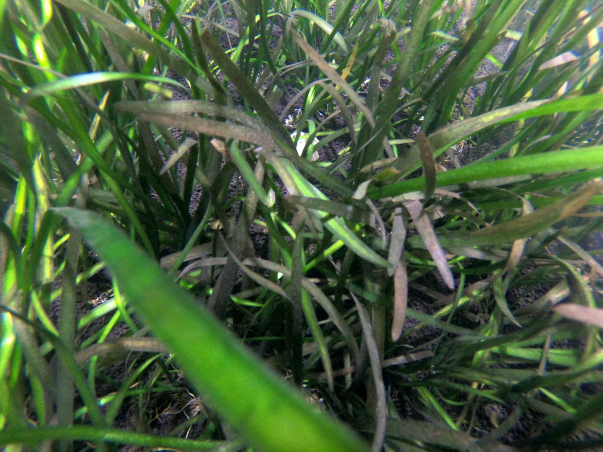
#> input picture pipline/examples/TestBillede.png, 1205 x 904 px (shown at 1/2 size)
$ python new_test_inresev.py
#> lines starting #> are read from the running program, lines starting #| are printed output that depends on the picture; after the words box and inside, x2 and y2 are one past the last pixel; in counts of white or black regions, pixels touching at a corner belong together
#> the answer given: y
#> in load_image, img is the input picture: shape (904, 1205, 3); mean B, G, R 62.6, 95.8, 73.9
#> in load_image, `hsv_img = cv2.cvtColor(img, cv2.COLOR_BGR2HSV)`: hsv_img: shape (904, 1205, 3); mean H, S, V 56.6, 97.6, 97.2
#!/usr/bin/python3
# This is just a rouhg layout

import cv2
import time
import os
import numpy as np
#from sklearn.linear_model import LinearRegression
#from sklearn.model_selection import train_test_split
import pandas as pd
import pickle
import openpyxl
import matplotlib.pyplot as plt


def Skeletonizer(img):

    if img.shape[2] != 1:
       img = cv2.cvtColor(img, cv2.COLOR_BGR2GRAY)

    size = np.size(img)
    skel = np.zeros(img.shape,np.uint8)

    ret,img = cv2.threshold(img,127,255,0)
    element = cv2.getStructuringElement(cv2.MORPH_CROSS,(3,3))
    done = False

    while( not done):

        eroded = cv2.erode(img,element)
        temp = cv2.dilate(eroded,element)
        temp = cv2.subtract(img,temp)
        skel = cv2.bitwise_or(skel,temp)
        img = eroded.copy()

        zeros = size - cv2.countNonZero(img)
        if zeros==size:
            done = True


    return skel


# image aqustion and pre-prosseccing is now done it is time for
# segmentation

# bluring
# edge detection
# thresholding on color hsv

# this function segment the input image
# depened on what representation the image
# is in the output is a binary image.
def segmention(img):
    # Green color
    low_green = np.array([30, 30, 40])
    high_green = np.array([100, 255, 255])
    green_mask = cv2.inRange(img, low_green, high_green)
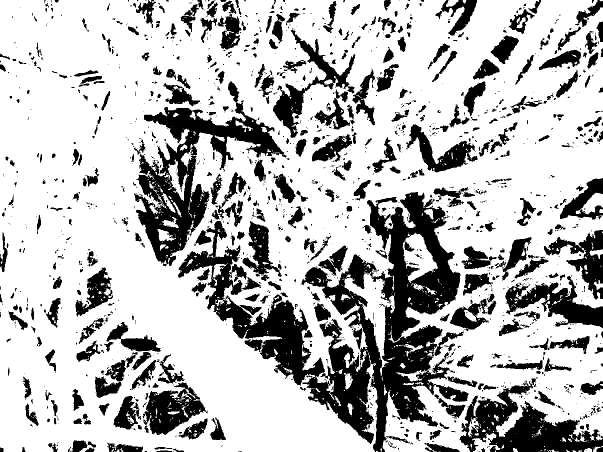
#> green_mask: shape (904, 1205) (shown at 1/2 size); 73.4% white; 1653 black regions (1154 under 20 px), largest, box (x1, y1, x2, y2) and area: (356, 384, 937, 904) 88630, (268, 163, 573, 533) 29762, (918, 761, 1205, 904) 18099

    img = cv2.GaussianBlur(green_mask, (9, 9), 0)
#> img: shape (904, 1205)
    img = cv2.bilateralFilter(img, 7, 100, 100)

    kernel = np.ones((5,5),np.uint8)
    erosion = cv2.erode(img,kernel,iterations = 1)

    kernel2 = np.ones((3,3),np.uint8)
    erosion2 = cv2.erode(erosion,kernel2,iterations = 2)

    kernel3 = np.ones((7,7),np.uint8)
    opening = cv2.morphologyEx(erosion2, cv2.MORPH_OPEN, kernel3)
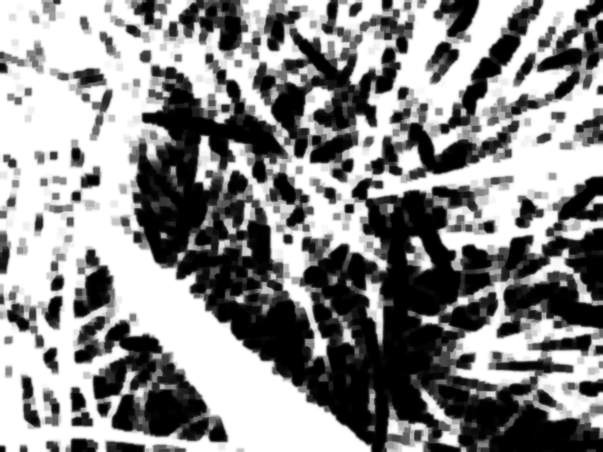
#> opening: shape (904, 1205) (shown at 1/2 size); min 0, max 255, mean 138.3

    return opening


# now that segmentaion is done it is time for
# feature extracting
def colorBin(img):

    low_bin_lB = np.array([140, 18, 53])
    high_bin_lB = np.array([33, 31, 66])
    bin_lB_mask = cv2.inRange(img, low_bin_lB, high_bin_lB)
#> bin_lB_mask: shape (904, 1205); every value is 0
    bin_lB = cv2.countNonZero(bin_lB_mask)
#> bin_lB = 0

    low_bin_dB = np.array([90,15,68])
    high_bin_dB = np.array([223,24,82])
    bin_dB_mask = cv2.inRange(img, low_bin_dB, high_bin_dB)
#> bin_dB_mask: shape (904, 1205); 0.16% white in thin lines or dots
    bin_dB = cv2.countNonZero(bin_dB_mask)
#> bin_dB = 1715

    low_bin_lG = np.array([41,146,106])
    high_bin_lG = np.array([52,188,196])
    bin_lG_mask = cv2.inRange(img, low_bin_lG, high_bin_lG)
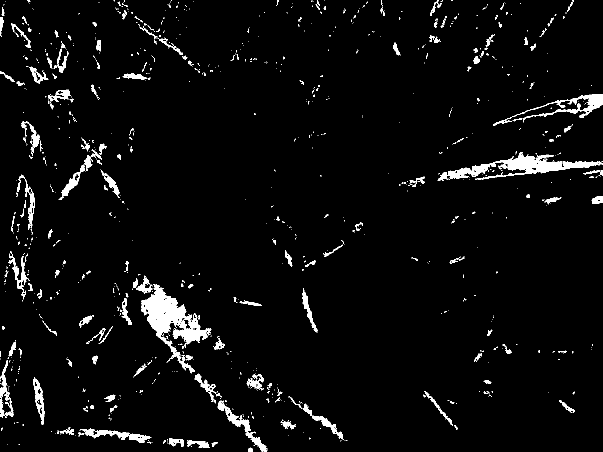
#> bin_lG_mask: shape (904, 1205) (shown at 1/2 size); 4% white; 919 white regions (733 under 20 px), largest, box (x1, y1, x2, y2) and area: (282, 568, 423, 747) 7570, (875, 304, 1205, 362) 5478, (986, 189, 1205, 251) 2145
    bin_lG = cv2.countNonZero(bin_lG_mask)
#> bin_lG = 43163

    low_bin_mG = np.array([56,110,66])
    high_bin_mG = np.array([63,193,97])
    bin_mG_mask = cv2.inRange(img, low_bin_mG, high_bin_mG)
#> bin_mG_mask: shape (904, 1205); 1.1% white; 1153 white regions (1010 under 20 px), largest, box (x1, y1, x2, y2) and area: (884, 182, 911, 243) 421, (716, 66, 750, 111) 263, (509, 99, 530, 131) 246
    bin_mG = cv2.countNonZero(bin_mG_mask)
#> bin_mG = 11960

    low_bin_mdG = np.array([57,140,95])
    high_bin_mdG = np.array([60,171,117])
    bin_mdG_mask = cv2.inRange(img, low_bin_mdG, high_bin_mdG)
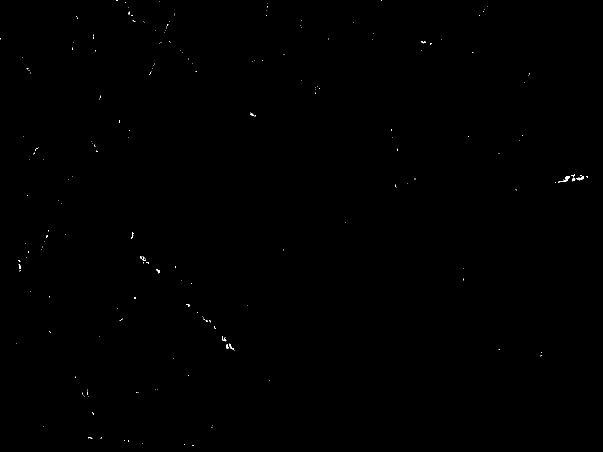
#> bin_mdG_mask: shape (904, 1205) (shown at 1/2 size); 0.09% white in thin lines or dots
    bin_mdG = cv2.countNonZero(bin_mdG_mask)
#> bin_mdG = 1024

    low_bin_dG = np.array([30,41,83])
    high_bin_dG = np.array([43,63,120])
    bin_dG_mask = cv2.inRange(img, low_bin_dG, high_bin_dG)
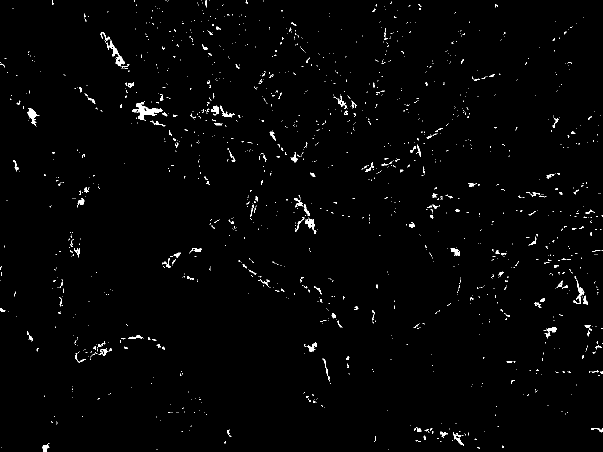
#> bin_dG_mask: shape (904, 1205) (shown at 1/2 size); 1.3% white; 1457 white regions (1316 under 20 px)
    bin_dG = cv2.countNonZero(bin_dG_mask)
#> bin_dG = 13951


    return bin_lB,bin_dB,bin_lG,bin_mG,bin_mdG,bin_dG

def pixelCount(img):
    reshp_img = img.reshape((img.shape[0]*img.shape[1],1))
    counter = 0
    for i in range(len(reshp_img)):
        if reshp_img[i] > 0:
            counter +=1
    return counter
# find colors
# find contures

# this function recives a binary image and a colored
# image, and returns a list of features colorsRGB, colorsHSV,
# perimeter length and area further investigation skeleton features.

def feature_ex(col_img,hsv_img,bin_img):
    # find colors
    # fill up the bins

    ligth_brown,dark_brown,light_green,medium_green,medium_dark_green,dark_green = colorBin(hsv_img)
#> ligth_brown = 0; dark_brown = 1715; light_green = 43163; medium_green = 11960; medium_dark_green = 1024; dark_green = 13951

    #find countures

    bin_contours, bin_hierarchy = cv2.findContours(bin_img,cv2.RETR_TREE,cv2.CHAIN_APPROX_NONE)
#> bin_contours = 110 contours; largest, box (x1, y1, x2, y2) and area: (0, 0, 1205, 904) 1064936, (741, 386, 919, 901) 32055, (439, 606, 615, 767) 11214, (658, 638, 759, 882) 9853, (310, 217, 558, 308) 8130; bin_hierarchy = 110 rows, first 6: [1, -1, -1, -1], [2, 0, -1, -1], [3, 1, -1, -1], [-1, 2, 4, -1], [5, -1, -1, 3], [6, 4, -1, 3]

    area_tot=0
    arc_tot=0
    for i in range(len(bin_contours)):
        bin_cnt = bin_contours[i]

        # area
        area_retval = cv2.contourArea(bin_cnt)
        #print("area : {}".format(area_retval))
        area_tot+=area_retval

        # length
        arc_retval = cv2.arcLength(bin_cnt,False)
        #print("arc : {}".format(arc_retval))
        arc_tot+=arc_retval
#> this loop made 110 passes
#> (area_retval, area_tot, arc_retval, arc_tot) on passes 1 to 12: (119, 119, 56.66, 56.66), (57, 176, 29.83, 86.49), (283, 459, 109.5, 196), (1064935.5, 1065394.5, 5677.3, 5873.2), (299.5, 1065694, 65.38, 5938.6), (341.5, 1066035.5, 69.38, 6008), (169.5, 1066205, 50.07, 6058.1), (301, 1066506, 67.56, 6125.6), (374, 1066880, 72.8, 6198.4), (1129, 1068009, 168.8, 6367.2), (272.5, 1068281.5, 63.73, 6431), (2382.5, 1070664, 319.6, 6750.6)
#> after the loop, arc_tot = 21807.4; area_tot = 1190987.5


    # skeleton
    skel_img = Skeletonizer(col_img)
#> in Skeletonizer, `size = np.size(img)`: size = 1089320
#> in Skeletonizer, `ret,img = cv2.threshold(img,127,255,0)`: img: shape (904, 1205); 13.3% white; 1216 white regions (908 under 20 px), largest, box (x1, y1, x2, y2) and area: (880, 27, 1205, 300) 12126, (0, 0, 256, 213) 9248, (1024, 273, 1205, 344) 5904
#> the loop in Skeletonizer, `while( not done): ` made 28 passes
#> zeros on passes 1 to 12: 980300, 1005254, 1023600, 1037308, 1048001, 1056580, 1063479, 1069159, 1073811, 1077546, 1080492, 1082776
#> pass 1, in Skeletonizer, `temp = cv2.subtract(img,temp)`:
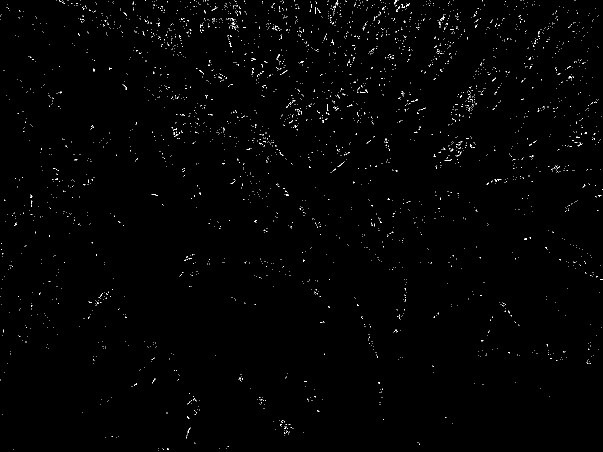
#> temp: shape (904, 1205) (shown at 1/2 size); 0.69% white in thin lines or dots
#> after the loop in Skeletonizer, `while( not done):`:
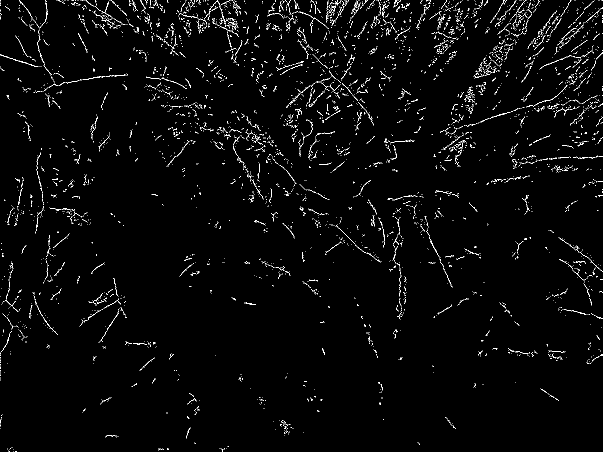
#> skel: shape (904, 1205) (shown at 1/2 size); 2.2% white in thin lines or dots
    skel_tot = pixelCount(skel_img)
#> after the loop in pixelCount, `for i in range(len(reshp_img)):`: counter = 23555
#> skel_tot = 23555

    lst_features=[arc_tot,area_tot,skel_tot,ligth_brown,dark_brown,light_green,medium_green,medium_dark_green,dark_green]
#> lst_features = [21807.4, 1190987.5, 23555, 0, 1715, 43163, 11960, 1024, 13951]
    return lst_features

# now that the features are extracted, the features can be used for
# either training or evealuting the weed number based on the tranined data
# before this there is a need to save the data to a file that can be used to train on
def save_data(lst,weednumber):

    try:
      sheet = pd.read_excel("./traning_data.xlsx",index_col=0)
      #print("traning file opened")
      #print(sheet.head())
      new_data=pd.DataFrame({'arc_tot': lst[0],
      'area_tot': lst[1],
      'skel_tot':lst[2],
      'ligth_brown':lst[3],
      'dark_brown':lst[4],
      'light_green':lst[5],
      'medium_green': lst[6],
      'medium_dark_green':lst[7],
      'dark_green':lst[8],
      'weed_number':[weednumber]})
      new_sheet=sheet.append(new_data, ignore_index=True)
      #print(new_sheet.head())
      writer = pd.ExcelWriter("./traning_data.xlsx",engine='openpyxl',index=False)
      new_sheet.to_excel(writer)
      writer.save()
    except:
      print("faild to save")

    return


# classification


# regresion training
def traning_data():
    file = "./traning_data.xlsx"
    df = pd.read_excel(file)

    print(df)

    x = [df['arc_tot'],df['area_tot'],df['skel_tot'],df['ligth_brown'],df['dark_brown'],df['light_green'],df['medium_light_green'],df['medium_green'],df['medium_dark_green'],df['dark_green']]
    y = df['weed_number']
    # norm
    x, y = np.array(x), np.array(y)

    x = x.reshape(-1, 1)

    X_train, X_test, y_train, y_test = train_test_split(x, y, test_size=0.20, random_state=42)

    model = LinearRegression().fit(X_train, y_train)
    r_sq = model.score(x, y) #R^2

    print("R^2: ",r_sq)

    y_pred = model.predict(X_test)

    print("Predicted values: ", y_pred)
    print("Actual values: ", y_test)

    filename = 'WNA_model.sav'
    pickle.dump(model, open(filename, 'wb'))
# or

# output a weed number on trained data
def weed_number(path,model):
    col_img, hsv_img, gray_img = load_image(path) # testet done
    bin_hsv_img = segmention(hsv_img)# tested done missing fine tuning
    lst = feature_ex(col_img,hsv_img,bin_hsv_img)# almost done need colorbin values and test
    x = [lst[0],lst[1],lst[2],lst[3],lst[4],lst[5],lst[6],lst[7],lst[8]]
    X = np.array(x)
    x = x.reshape(-1, 1)
    WeedNumber = model.predict(X)
    #result = model.score(X_test, Y_test)
    return WeedNumber

# now the resaspie is determined, it is time to think about loading images
# into the process

# getting a path for a image
# returing a colored, HSV representaion and grayscaled image
def load_image(path):
    img = cv2.imread(path,cv2.IMREAD_COLOR)
    col_img = cv2.cvtColor(img, cv2.COLOR_BGR2RGB)
    hsv_img = cv2.cvtColor(img, cv2.COLOR_BGR2HSV)
    gray_img= cv2.cvtColor(img, cv2.COLOR_BGR2GRAY)
    return col_img, hsv_img, gray_img

# lists all dir in the folder
# goes into each folder and listing each file
# from here it is possible to iterate thourgh all
# images that needs classifying
def listDir(model="" ,training=True):
    dirNames = os.listdir()


    for dirName in dirNames:
        counter = 1
        retval = os.getcwd()

        dirSplit = str(dirName).split('_')
        weedNumber= dirSplit[0]
        print(weedNumber)
        print(os.getcwd())
        os.chdir(dirName)

        fileNames = os.listdir()
        for fileName in fileNames:
            currentdir=os.getcwd()
            print("{}/{}".format(currentdir,fileName))
            if training == True:
                resipe(fileName,weedNumber)
            if training == False:
                weed_number(fileName,model)
            counter = counter + 1
            print(counter)
        os.chdir(retval)

def resipe(path,weedNumber):


    col_img, hsv_img, gray_img = load_image(path) # testet done
    bin_hsv_img = segmention(hsv_img)# tested done missing fine tuning
    lst = feature_ex(col_img,hsv_img,bin_hsv_img)# almost done need colorbin values and test
#> lst has the same summary as lst_features in feature_ex
    save_data(lst,weedNumber)


def main():


    # when ready release next lines

    t1=input('training? y for yes n for no :')
    if t1 == 'y':
       listDir()
    else:
       filename = 'WNA_model.sav'
       model = pickle.load(open(filename, 'rb'))
       listDir(model,False)

    t2=input('are we ready to create a model? y for yes n for no :')
    if t2 =='y':
       traning_data()

    exit(1)


if __name__ == "__main__":
    # execute only if run as a script
#> (the run stopped early here; a loop or call above may not have finished)
